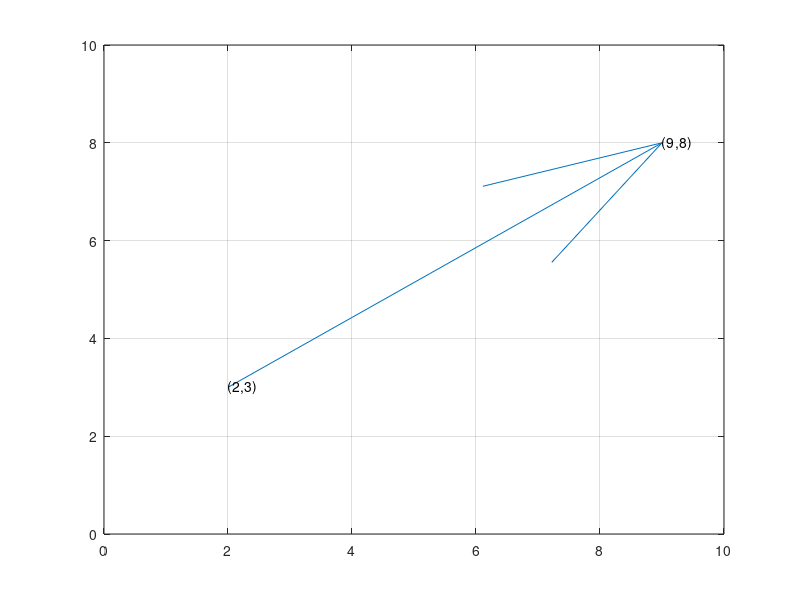

This figure's MATLAB source:
% %something in the background
% string = mat2cell(num2str([1:10*10]'),ones(10*10,1));
% %display the background
% imagesc(I)
% hold on
% %insert the labels
% I = magic(10)
% %generate where each text will go
% [X Y]=meshgrid(1:10,1:10);
% %create the list of text
% text(Y(:)-.5,X(:)+.25,string,'HorizontalAlignment','left')
% %calculte the grid lines
% grid = .5:1:10.5;
% grid1 = [grid;grid];
% grid2 = repmat([.5;10.5],1,length(grid))
% %plot the grid lines
% plot(grid1,grid2,'k')
% plot(grid2,grid1,'k')

% %Generate the X and Y grid arrays using the MESHGRID function.
% x = [1:6];
% y = [1:4];
% [X,Y] = meshgrid(x,y)
% %Note that size(Z) is the same as size(x) and size(y)
% Z = [1 0 -2 1 2 1;2 -2 0 -1 0 1;1 0 0 -2 2 1;1 1 1 1 1 1];
% % % create a colormap having RGB values of dark green,
% % %light green, white, dark red and light red.
% % map2 = [0 1 0; 0 0.8 0;1 1 1;0.6 0 0;1 0 0 ];
% % %use the user defined colormap for figure.
% % colormap(map2);
% %plot the figure
% pcolor(X,Y,Z);
% % %set the x and y labels
% % set(gca,'XTick',[1 2 3 4 5 6],'YTick',[1 2 3 4],'XTicklabel',[' ';'a';'b'; 'c'; 'd';'e'],'YTicklabel',[' ';'f';'g';'h']);
% % %set the color limits
% % caxis([-2 2])

p1 = [2 3];                         % First Point
p2 = [9 8];                         % Second Point
dp = p2-p1;                         % Difference
figure
quiver(p1(1),p1(2),dp(1),dp(2),0)
grid
axis([0  10    0  10])
text(p1(1),p1(2), sprintf('(%.0f,%.0f)',p1))
text(p2(1),p2(2), sprintf('(%.0f,%.0f)',p2))